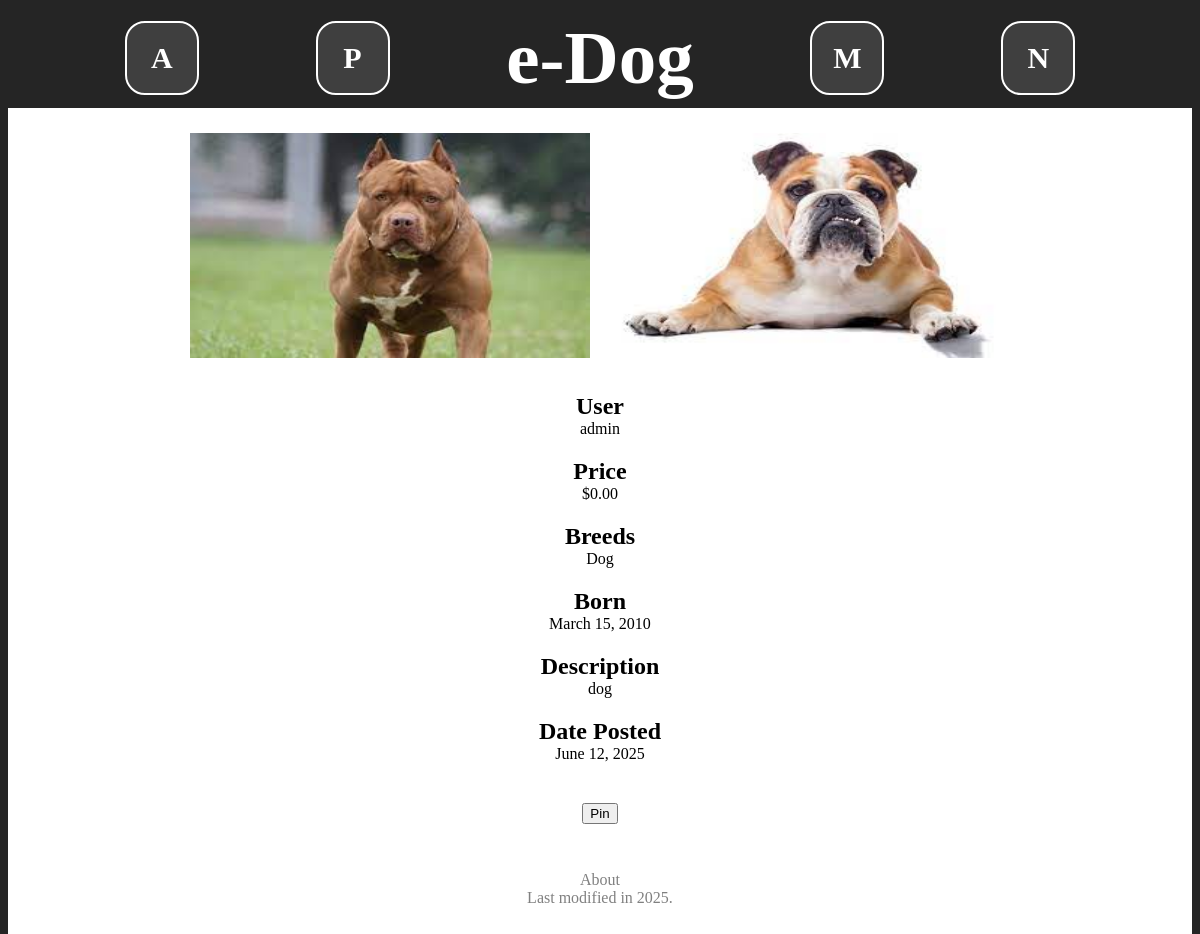
Before: /post/70/ with the older database file.
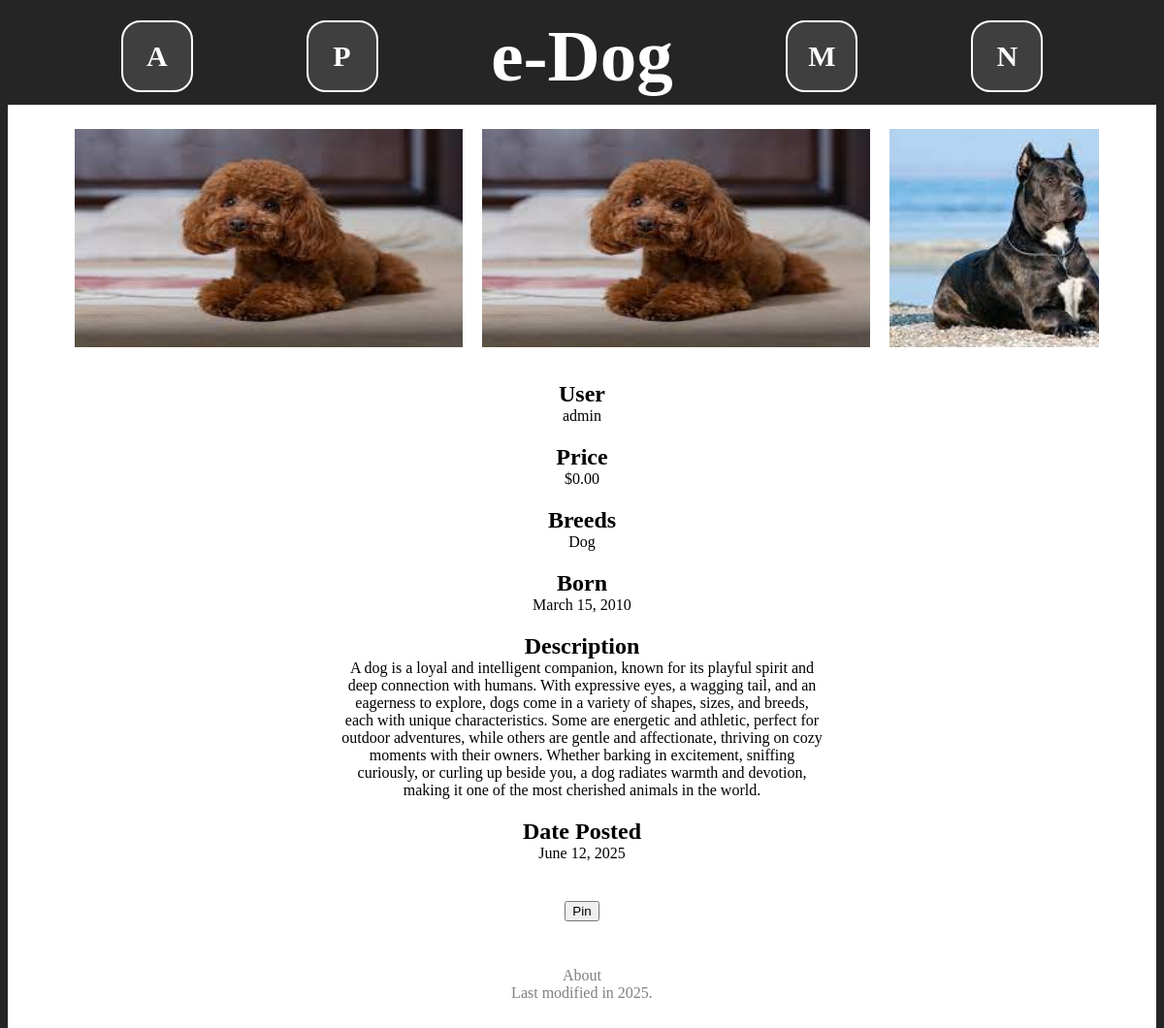
After: the same page with the newer database file.
### post/models.py (models this page shows, shortened)
class Image(models.Model):
    photo = models.ImageField(upload_to="pics/%Y/%m/%d/")
    title = models.CharField(max_length=20)
    post = models.ForeignKey(Post, on_delete=models.CASCADE)

class Post(models.Model):
    user = models.ForeignKey(User, on_delete=models.CASCADE)
    breeds = models.CharField(max_length=100)
    price = models.DecimalField(decimal_places=2, max_digits=9)
    description = models.TextField(max_length=1000)
    age = models.DateField()
    dateCreated = models.DateField(auto_now_add=True)

### post/views.py (the view)
# urls.py: path("", views.index, name="index"),
def index(request, postID):
    post = get_object_or_404(Post, pk=postID)
    postKey = post.pk
    allImages = Image.objects.filter(post=postKey)
    context = {
        "post": post,
        "allImages": allImages,
    }
    return render(request, "post/index.html", context)

### post/templates/post/index.html (shortened to what this page needs)
<!DOCTYPE html>
<html lang="en-US">
	<head>
		{% load static %}
		<link rel="stylesheet" href="{% static 'browse/style.css' %}">
	</head>
	<body>
		<div class="content">
			{% include "browse/header.html" %}
			{% if post %}
				<div class="imageRow">
					{% for image in allImages %}
						<div class="imageBox">
							<img class="image" src="{{image.photo.url}}">
						</div>
					{% endfor %}
				</div>
				<div class="details">
					<h2>User</h2>
					<a href="/user/{{post.user.username}}"><p>{{post.user}}</p></a>
					<h2>Price</h2>
					<p>${{post.price}}</p>
					<h2>Breeds</h2>
					<p>{{post.breeds}}</p>
					<h2>Born</h2>
					<p>{{post.age}}</p>
					<h2>Description</h2>
					<p>{{post.description}}</p>
					<h2>Date Posted</h2>
					<p>{{post.dateCreated}}</p>
				</div>
			{% else %}
				<p>no post</p>
			{% endif %}
			<button id="pinButton" class="buttonLink" onclick="pinPost()">Pin</button>
			{% include "browse/footer.html" %}
		</div>
	</body>
</html>

### browse/templates/browse/header.html (shortened to what this page needs)
<div class="header">
    <div class="headerButtonDiv">
        <a class="headerLink" href='/post/manage/'>A</a>
    </div>
    <div class="headerButtonDiv">
        <a class="headerLink" href='/user/pinned/'>P</a>
    </div>
    <div id="logo">
        <a href='/browse/'>e-Dog</a>
    </div>
    <div class="headerButtonDiv">
        <a class="headerLink" href='/post/manage/'>M</a>
    </div>
    <div class="headerButtonDiv">
        <a class="headerLink" href='/post/manage/'>N</a>
    </div>
</div>

### browse/templates/browse/footer.html (shortened to what this page needs)
<div class="footer">
    <a>About</a>
    <p>Last modified in 2025.</p>
</div>

### browse/static/browse/style.css (style rules this page uses)
:root { --textColor: #ffffff; --headerBGColor: #252525; --contentBGColor: #ffffff; --iconBGColor: #3f3f3f; --imgWidth: 400px; --imgHeight: 225px; }
body { background-color: var(--headerBGColor); }
.content { display: flex; flex-direction: column; align-items: center; width: 100%; min-height: 100vh; background-color: var(--contentBGColor); }
p { margin: 0px; }
a { text-decoration: none; color:rgb(0, 0, 0); margin: 0px; }
h2 { margin: 0px; font-size: 24px; }
.image { width: var(--imgWidth); height: var(--imgHeight); }
.imageBox { display: flex; flex-direction: column; justify-content: center; margin-left: 10px; margin-right: 10px; }
.imageRow { display: flex; flex-direction: row; overflow-x: scroll; align-items: center; width: 90%; height: calc(var(--imgHeight) + 30px); }
.details { display: flex; flex-direction: column; align-items: center; width: 90%; margin: 20px; }
.details p { margin-bottom: 20px; text-align: center; max-width: 500px; }
.header { display: flex; justify-content: center; align-items: center; height: 100px; width: 100%; margin-bottom: 10px; background-color: var(--headerBGColor); }
#logo { display: flex; justify-content: center; align-items: center; white-space: nowrap; }
#logo a { font-size: 75px; font-weight: bold; color: var(--textColor); }
.headerButtonDiv { display: flex; justify-content: center; align-items: center; }
.headerLink { display: flex; justify-content: center; align-items: center; white-space: nowrap; width: 70px; height: 70px; border: 2px solid #ffffff; border-radius: 20px; text-decoration: none; background-color: var(--iconBGColor); color: var(--textColor); font-size: 30px; font-weight: bold; }
.footer { display: flex; flex-direction: column; justify-content: center; align-items: center; height: 50px; color: #808080; margin-top: 40px; margin-left: 120px; margin-right: 120px; margin-bottom: 40px; }
.footer a { color: #808080; }

Changed rows visible on the page:
removed Image: photo (picture)
removed Image: photo (picture)
added Image: photo (picture)
added Image: photo (picture)
added Image: photo (picture)
changed Post "Dog": description "dog" → "A dog is a loyal and intelligent companion, known for its playful spirit and deep connection with humans. With expressive eyes, a wagging tail, and an eagerness to explore, dogs come in a variety of shapes, sizes, and breeds, each with unique characteristics. Some are energetic and athletic, perfect for outdoor adventures, while others are gentle and affectionate, thriving on cozy moments with their owners. Whether barking in excitement, sniffing curiously, or curling up beside you, a dog radiates warmth and devotion, making it one of the most cherished animals in the world."
